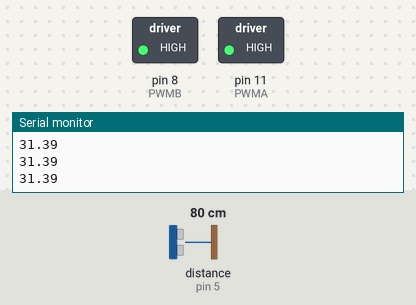
A sketch run on a simulated Arduino Uno, built with avr-gcc and run on an emulated ATmega328P. Parts: switched loads named in the sketch (green lamp = pin HIGH), the last lines printed to the serial monitor. Wiring (inferred from the names in the program): ultrasonic range finder: trigger pin 6; echo pin 5. The test bench sets the inputs (shaded band); at power-on: distance to the obstacle (sensor on pin 5) 80 cm. The echo pulse lasts 58.3 µs per cm; pins used as bus, display or sensor lines are not drawn.

Above: at 1.2 s.
1.3 s: distance to the obstacle (sensor on pin 5) set to 54 cm
2.8 s: distance to the obstacle (sensor on pin 5) set to 48 cm
At 4.0 s:
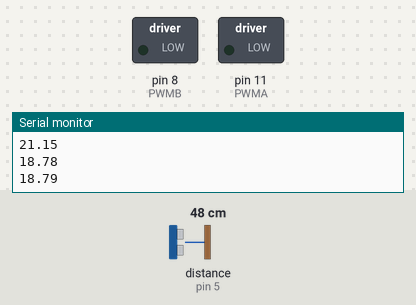
4.3 s: distance to the obstacle (sensor on pin 5) set to 60 cm
At 5.6 s:
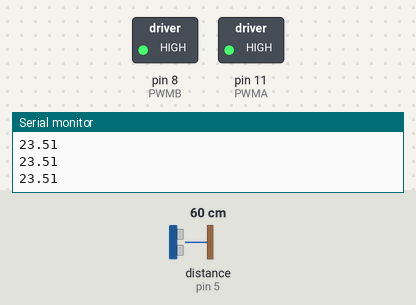
5.9 s: distance to the obstacle (sensor on pin 5) set to 2 cm
At 7.2 s:
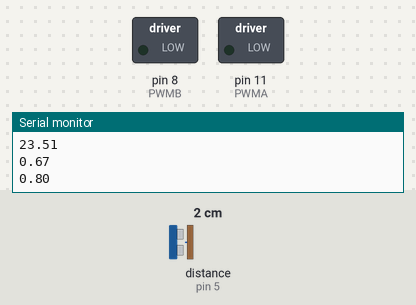
Timing chart, 0 to 8.5 s (numbered marks = the images above; inputs shaded):
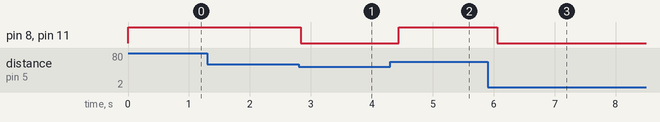

The sketch:

Stop_Test.ino
```cpp
// right motor controlled by motor A pins on driver
// control pin 1 on the motor driver for the right motor
const int AIN1 = 13;
// control pin 2 on the motor driver for the right motor
const int AIN2 = 12;
// speed control pin on the motor driver for the right motor
const int PWMA = 11;

// left motor controlled by motor B pins on driver
// control pin 1 on the motor driver for the left motor
const int BIN1 = 10;
// control pin 2 on the motor driver for the left motor
const int BIN2 = 9;
// speed control pin on the motor driver for the left motor
const int PWMB = 8;

// front distance sensor
const int trigPinFront = 6;
const int echoPinFront = 5;

// right distance sensor
const int trigPinRight = 3;
const int echoPinRight = 2;

// left distance censor
const int trigPinLeft = 7;
const int echoPinLeft = 4;

// initialize distance tracking variables
float frontDistance = 0;
float rightDistance = 0;
float leftDistance = 0;

void setup() {
	// trig pin outputs pulses of electricity
	// echo pin measures duration of pulses coming back
	pinMode(trigPinFront, OUTPUT);
	pinMode(echoPinFront, INPUT);
	pinMode(trigPinRight, OUTPUT);
	pinMode(echoPinRight, INPUT);
	pinMode(trigPinLeft, OUTPUT);
	pinMode(echoPinLeft, INPUT);

	// 115200 is for VS Code
	Serial.begin(115200);
	// change to 9600 if using Arduino IDE
	// Serial.begin(9600);
	moveForward();

	Serial.println("Setup complete.");
}

void loop() {
	frontDistance = getDistance(trigPinFront, echoPinFront);
	Serial.println(String(frontDistance));

	if(frontDistance > 20) {
		moveForward();
		// moveBackward();
	} else {
		stop();
	}
	delay(400);
}

void moveForward() {
	rightMotor(255);
	leftMotor(255);
}

void moveBackward() {
	rightMotor(-255);
	leftMotor(-255);
}

void stop() {
	rightMotor(0);
	leftMotor(0);
	delay(400);
}

float getDistance(const int trigPin, const int echoPin) {
	// send an ultrasonic pulse that's 10ms long
	digitalWrite(trigPin, HIGH);
	delayMicroseconds(10);
	digitalWrite(trigPin, LOW);

	// check how long it takes for the pulse to come back to the sensor
	float echoTime = pulseIn(echoPin, HIGH);
	// calculate the distance of the object that reflected the pulse
	float calculatedDistance = echoTime / 148.0;

	return calculatedDistance;
}

// function for driving the right motor
void rightMotor(int motorSpeed) {
	// for moving forward
	if(motorSpeed > 0) {
		digitalWrite(AIN1, HIGH);
		digitalWrite(AIN2, LOW);
	}
	// for moving backward
	else if(motorSpeed < 0) {
		digitalWrite(AIN1, LOW);
		digitalWrite(AIN2, HIGH);
	}
	// for stopping the motor
	else {
		digitalWrite(AIN1, LOW);
		digitalWrite(AIN2, LOW);
	}
	// drive motor in the previously determined direction at the given speed
	analogWrite(PWMA, abs(motorSpeed));
}

// function for driving the left motor
void leftMotor(int motorSpeed) {
	// for moving forward
	if(motorSpeed > 0) {
		digitalWrite(BIN1, HIGH);
		digitalWrite(BIN2, LOW);
	}
	// for moving backward
	else if(motorSpeed < 0) {
		digitalWrite(BIN1, LOW);
		digitalWrite(BIN2, HIGH);
	}
	// for stopping the motor
	else {
		digitalWrite(BIN1, LOW);
		digitalWrite(BIN2, LOW);
	}
	// drive motor in the previously determined direction at the given speed
	analogWrite(PWMB, abs(motorSpeed));
}
```

Measured:
- the behaviour switches between 52 and 51 cm on distance to the obstacle (sensor on pin 5) (found by bisection; images 0 and 1)
- after the input at 2.8 s, pin 8 (PWMB), pin 11 (PWMA): HIGH → LOW at once
- after the input at 4.3 s, pin 8 (PWMB), pin 11 (PWMA): LOW → HIGH after 0.15 s
- after the input at 5.9 s, pin 8 (PWMB), pin 11 (PWMA): HIGH → LOW after 0.16 s
